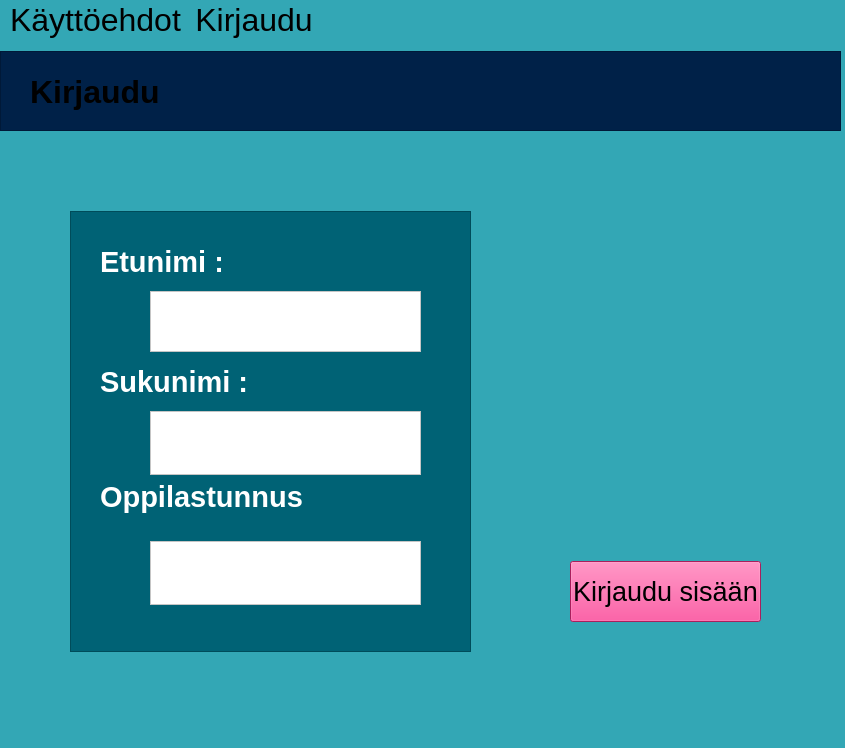
<?xml version="1.0" encoding="UTF-8"?>
<ui version="4.0">
 <class>MainWindow</class>
 <widget class="QMainWindow" name="MainWindow">
  <property name="enabled">
   <bool>true</bool>
  </property>
  <property name="geometry">
   <rect>
    <x>0</x>
    <y>0</y>
    <width>845</width>
    <height>748</height>
   </rect>
  </property>
  <property name="font">
   <font>
    <pointsize>26</pointsize>
   </font>
  </property>
  <property name="windowTitle">
   <string>MainWindow</string>
  </property>
  <property name="styleSheet">
   <string notr="true">background-color: rgb(51, 167, 181);



</string>
  </property>
  <widget class="QWidget" name="centralwidget">
   <widget class="QPushButton" name="kirjaudusisnBushButton">
    <property name="geometry">
     <rect>
      <x>570</x>
      <y>520</y>
      <width>191</width>
      <height>61</height>
     </rect>
    </property>
    <property name="font">
     <font>
      <pointsize>20</pointsize>
     </font>
    </property>
    <property name="styleSheet">
     <string notr="true">background-color: rgb(238, 44, 130);
alternate-background-color: rgb(238, 44, 130);</string>
    </property>
    <property name="text">
     <string>Kirjaudu sisään</string>
    </property>
   </widget>
   <widget class="QFrame" name="frame">
    <property name="geometry">
     <rect>
      <x>70</x>
      <y>170</y>
      <width>401</width>
      <height>441</height>
     </rect>
    </property>
    <property name="styleSheet">
     <string notr="true">background-color: rgb(0, 98, 117);</string>
    </property>
    <property name="frameShape">
     <enum>QFrame::Shape::StyledPanel</enum>
    </property>
    <property name="frameShadow">
     <enum>QFrame::Shadow::Raised</enum>
    </property>
    <widget class="QLabel" name="etunimiLabel">
     <property name="geometry">
      <rect>
       <x>30</x>
       <y>30</y>
       <width>121</width>
       <height>41</height>
      </rect>
     </property>
     <property name="font">
      <font>
       <pointsize>22</pointsize>
       <bold>true</bold>
      </font>
     </property>
     <property name="styleSheet">
      <string notr="true">color: rgb(255, 255, 255);</string>
     </property>
     <property name="text">
      <string>Etunimi :</string>
     </property>
    </widget>
    <widget class="QLabel" name="sukunimiLabel">
     <property name="geometry">
      <rect>
       <x>30</x>
       <y>150</y>
       <width>151</width>
       <height>41</height>
      </rect>
     </property>
     <property name="font">
      <font>
       <pointsize>22</pointsize>
       <bold>true</bold>
      </font>
     </property>
     <property name="styleSheet">
      <string notr="true">color: rgb(255, 255, 255);</string>
     </property>
     <property name="text">
      <string>Sukunimi :</string>
     </property>
    </widget>
    <widget class="QLabel" name="oppilastunnusLabel">
     <property name="geometry">
      <rect>
       <x>30</x>
       <y>260</y>
       <width>211</width>
       <height>51</height>
      </rect>
     </property>
     <property name="font">
      <font>
       <pointsize>22</pointsize>
       <bold>true</bold>
      </font>
     </property>
     <property name="styleSheet">
      <string notr="true">color: rgb(255, 255, 255);</string>
     </property>
     <property name="text">
      <string>Oppilastunnus :</string>
     </property>
    </widget>
    <widget class="QPlainTextEdit" name="oppilastunnusPlainTextEdit">
     <property name="geometry">
      <rect>
       <x>80</x>
       <y>330</y>
       <width>271</width>
       <height>64</height>
      </rect>
     </property>
     <property name="font">
      <font>
       <pointsize>22</pointsize>
      </font>
     </property>
     <property name="toolTip">
      <string>&lt;html&gt;&lt;head/&gt;&lt;body&gt;&lt;p&gt;&lt;br/&gt;&lt;/p&gt;&lt;/body&gt;&lt;/html&gt;</string>
     </property>
     <property name="styleSheet">
      <string notr="true">background-color: rgb(255, 255, 255);
alternate-background-color: rgb(255, 255, 255);
color: rgb(0, 0, 0);</string>
     </property>
    </widget>
    <widget class="QTextEdit" name="sukunimiLextEdit">
     <property name="geometry">
      <rect>
       <x>80</x>
       <y>200</y>
       <width>271</width>
       <height>64</height>
      </rect>
     </property>
     <property name="font">
      <font>
       <pointsize>22</pointsize>
      </font>
     </property>
     <property name="styleSheet">
      <string notr="true">color: rgb(2, 2, 2);
alternate-background-color: rgb(255, 255, 255);
background-color: rgb(255, 255, 255);</string>
     </property>
    </widget>
    <widget class="QTextEdit" name="etunimiTextEdit">
     <property name="geometry">
      <rect>
       <x>80</x>
       <y>80</y>
       <width>271</width>
       <height>61</height>
      </rect>
     </property>
     <property name="font">
      <font>
       <pointsize>22</pointsize>
      </font>
     </property>
     <property name="styleSheet">
      <string notr="true">background-color: rgb(255, 255, 255);
color: rgb(0, 0, 0);</string>
     </property>
    </widget>
   </widget>
   <widget class="QFrame" name="ylaFrame">
    <property name="geometry">
     <rect>
      <x>0</x>
      <y>10</y>
      <width>841</width>
      <height>80</height>
     </rect>
    </property>
    <property name="styleSheet">
     <string notr="true">background-color: rgb(0, 33, 72);</string>
    </property>
    <property name="frameShape">
     <enum>QFrame::Shape::StyledPanel</enum>
    </property>
    <property name="frameShadow">
     <enum>QFrame::Shadow::Raised</enum>
    </property>
    <widget class="QLabel" name="kirjauduLabel">
     <property name="geometry">
      <rect>
       <x>30</x>
       <y>20</y>
       <width>281</width>
       <height>41</height>
      </rect>
     </property>
     <property name="font">
      <font>
       <pointsize>24</pointsize>
       <bold>true</bold>
      </font>
     </property>
     <property name="text">
      <string>Kirjaudu</string>
     </property>
    </widget>
   </widget>
   <widget class="QLabel" name="label_4">
    <property name="geometry">
     <rect>
      <x>530</x>
      <y>250</y>
      <width>271</width>
      <height>231</height>
     </rect>
    </property>
    <property name="text">
     <string/>
    </property>
    <property name="pixmap">
     <pixmap>studentAndKey.png</pixmap>
    </property>
   </widget>
  </widget>
  <widget class="QMenuBar" name="menubar">
   <property name="geometry">
    <rect>
     <x>0</x>
     <y>0</y>
     <width>845</width>
     <height>33</height>
    </rect>
   </property>
   <property name="font">
    <font>
     <family>Segoe UI</family>
     <pointsize>24</pointsize>
     <italic>false</italic>
     <bold>false</bold>
    </font>
   </property>
   <property name="styleSheet">
    <string notr="true">font: 24pt &quot;Segoe UI&quot;;
border-top-color: rgb(2, 3, 109);
</string>
   </property>
   <widget class="QMenu" name="menuK_ytt_ehdot">
    <property name="geometry">
     <rect>
      <x>474</x>
      <y>182</y>
      <width>255</width>
      <height>98</height>
     </rect>
    </property>
    <property name="font">
     <font>
      <family>Segoe UI</family>
      <pointsize>24</pointsize>
      <italic>false</italic>
      <bold>false</bold>
     </font>
    </property>
    <property name="styleSheet">
     <string notr="true">background-color: rgb(2, 3, 109);
alternate-background-color: rgb(2, 3, 109);</string>
    </property>
    <property name="title">
     <string>Käyttöehdot</string>
    </property>
   </widget>
   <widget class="QMenu" name="menuKirjaudu">
    <property name="title">
     <string>Kirjaudu</string>
    </property>
    <addaction name="actionKirjaudu_sis_n"/>
    <addaction name="actionRekister_idy"/>
   </widget>
   <addaction name="menuK_ytt_ehdot"/>
   <addaction name="menuKirjaudu"/>
  </widget>
  <widget class="QStatusBar" name="statusbar"/>
  <action name="actionRekister_ityminen">
   <property name="text">
    <string>Kirjautuminen</string>
   </property>
  </action>
  <action name="actionLainaus">
   <property name="text">
    <string>Lainaus</string>
   </property>
  </action>
  <action name="actionK_ytt_ehdot">
   <property name="text">
    <string>Käyttöehdot</string>
   </property>
  </action>
  <action name="actionRekister_idy">
   <property name="text">
    <string>Rekisteröidy</string>
   </property>
  </action>
  <action name="actionKirjaudu_sis_n">
   <property name="text">
    <string>Kirjaudu sisään</string>
   </property>
  </action>
 </widget>
 <tabstops>
  <tabstop>sukunimiLextEdit</tabstop>
  <tabstop>oppilastunnusPlainTextEdit</tabstop>
  <tabstop>kirjaudusisnBushButton</tabstop>
 </tabstops>
 <resources>
  <include location="testpictures.qrc"/>
 </resources>
 <connections/>
</ui>
